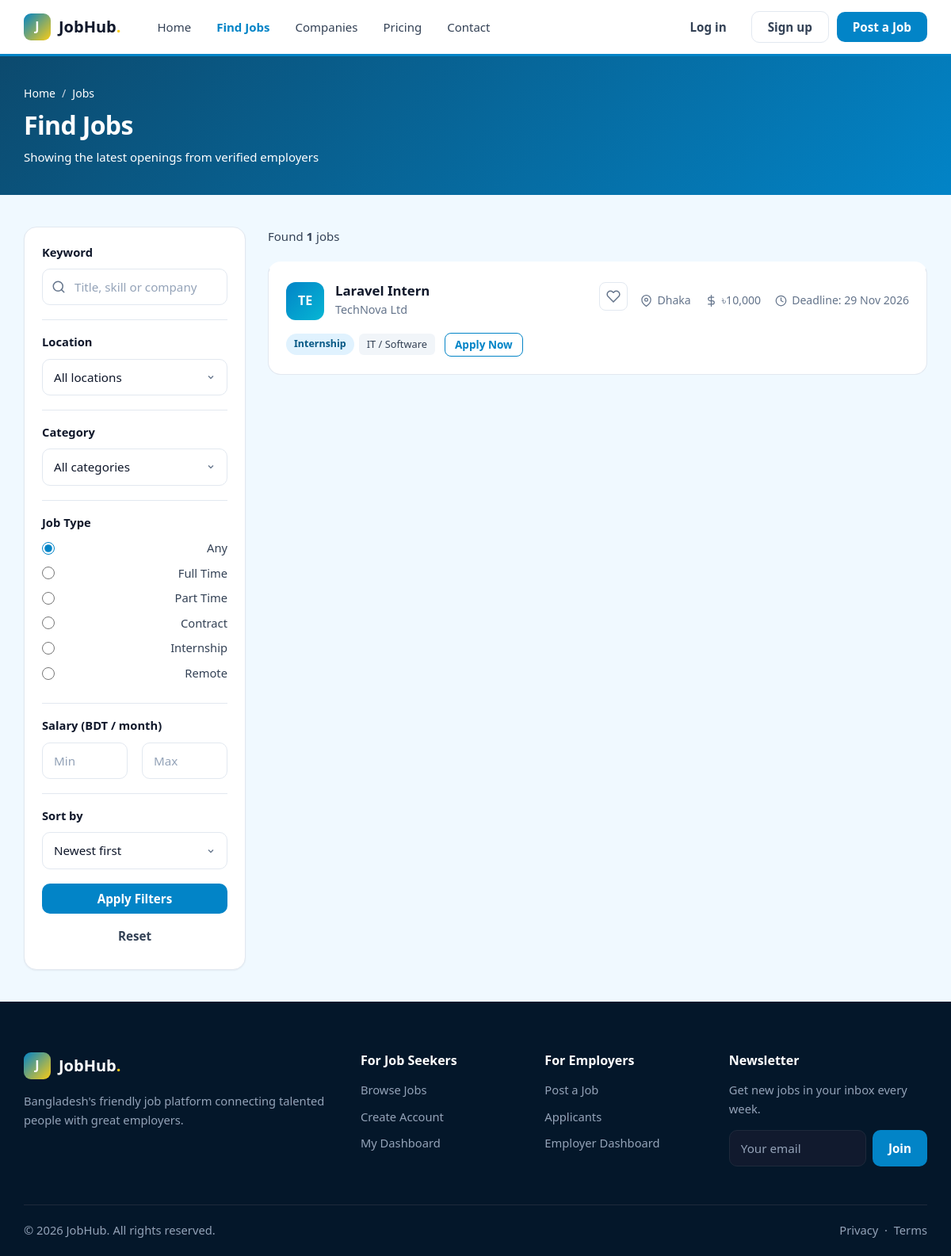
Before: /jobs.php with the older database file.
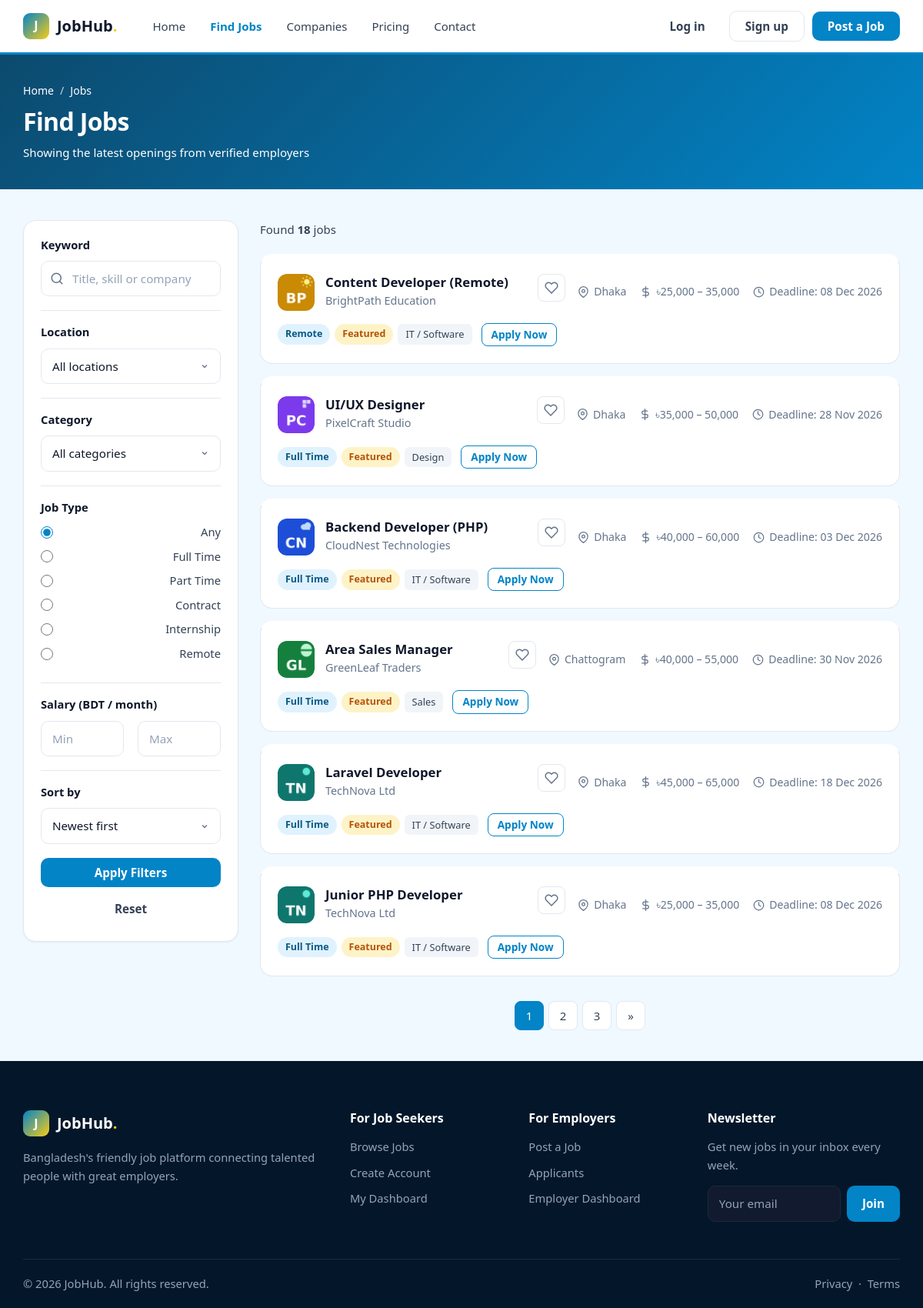
After: the same page with the newer database file.
### tables this page shows
CREATE TABLE `jobs` (
  `id` int UNSIGNED NOT NULL,
  `company_id` int UNSIGNED NOT NULL,
  `category_id` int UNSIGNED DEFAULT NULL,
  `city_id` int UNSIGNED DEFAULT NULL,
  `subscription_id` int UNSIGNED DEFAULT NULL,
  `title` varchar(150) NOT NULL,
  `slug` varchar(180) NOT NULL,
  `job_type` enum('full_time','part_time','contract','internship','remote') NOT NULL DEFAULT 'full_time',
  `salary_min` decimal(10,2) DEFAULT NULL,
  `salary_max` decimal(10,2) DEFAULT NULL,
  `description` text,
  `deadline` date NOT NULL,
  `status` enum('pending','approved','rejected','closed') NOT NULL DEFAULT 'pending',
  `is_featured` tinyint(1) NOT NULL DEFAULT '0'
);

CREATE TABLE `companies` (
  `id` int UNSIGNED NOT NULL,
  `user_id` int UNSIGNED NOT NULL,
  `city_id` int UNSIGNED DEFAULT NULL,
  `name` varchar(150) NOT NULL,
  `logo` varchar(255) DEFAULT NULL,
  `website` varchar(255) DEFAULT NULL,
  `address` text,
  `description` text
);

CREATE TABLE `cities` (
  `id` int UNSIGNED NOT NULL,
  `name` varchar(100) NOT NULL,
  `division` varchar(50) NOT NULL
);

CREATE TABLE `categories` (
  `id` int UNSIGNED NOT NULL,
  `name` varchar(100) NOT NULL,
  `slug` varchar(120) NOT NULL
);

### jobs.php (the view, shortened to what the changed rows need)
<?php
include('dbconfig.php');
$type     = isset($_GET['type']) ? $_GET['type'] : '';
$sort     = isset($_GET['sort']) ? $_GET['sort'] : 'new';
$where = "WHERE jobs.status = 'approved' AND jobs.deadline >= CURDATE()";
$allTypes = array('full_time', 'part_time', 'contract', 'internship', 'remote');
if ($sort == 'salary_high') {
  $order = "ORDER BY jobs.salary_max DESC";
} else if ($sort == 'salary_low') {
  $order = "ORDER BY jobs.salary_min ASC";
} else if ($sort == 'deadline') {
  $order = "ORDER BY jobs.deadline ASC";
} else {
  $order = "ORDER BY jobs.is_featured DESC, jobs.id DESC";
}
$perPage = 6;
$pageNo  = isset($_GET['page']) ? (int)$_GET['page'] : 1;
$offset  = ($pageNo - 1) * $perPage;
$from = "FROM jobs
         JOIN companies ON companies.id = jobs.company_id
         LEFT JOIN cities ON cities.id = jobs.city_id
         LEFT JOIN categories ON categories.id = jobs.category_id";
$total = $conn->query("SELECT COUNT(*) AS c $from $where")->fetch_assoc()['c'];
$totalPages = ceil($total / $perPage);
$jobs = $conn->query("SELECT jobs.*, companies.name AS company_name, companies.logo,
                             cities.name AS city_name, categories.name AS category_name
                      $from $where $order LIMIT $offset, $perPage");
$params = $_GET;
unset($params['page']);
$link = 'jobs.php?' . http_build_query($params) . '&page=';
?>
<!DOCTYPE html>
<html lang="en">
<head>
  <link rel="stylesheet" href="assets/css/style.css?v=2">
</head>
<body>
<main>
<section class="page-header">
  <div class="container">
    <h1>Find Jobs</h1><p class="muted mb-0 mt-1">Showing the latest openings from verified employers</p>
  </div>
</section>
<section class="section-sm">
  <div class="container listing-layout">
    <aside class="card filter-box">
      <form class="card-body" action="jobs.php" method="get">
        <div class="filter-group">
          <h4>Job Type</h4>
          <label class="check"><input type="radio" name="type" value="" <?php if ($type == '') echo 'checked'; ?>> Any</label>
          <?php foreach ($allTypes as $t) { ?>
            <label class="check"><input type="radio" name="type" value="<?php echo $t; ?>" <?php if ($type == $t) echo 'checked'; ?>> <?php echo ucwords(str_replace('_', ' ', $t)); ?></label>
          <?php } ?>
        </div>
      </form>
    </aside>
    <div>
      <div class="listing-toolbar">
        <p class="mb-0">Found <strong><?php echo $total; ?></strong> jobs</p>
      </div>
      <div class="job-list">
        <?php
        while ($row = $jobs->fetch_assoc()) {
          include('job-card.php');
        }
        ?>
      </div>
      <?php if ($totalPages > 1) { ?>
      <ul class="pagination">
        <?php for ($i = 1; $i <= $totalPages; $i++) { ?>
          <?php if ($i == $pageNo) { ?>
            <li><span class="active"><?php echo $i; ?></span></li>
          <?php } else { ?>
            <li><a href="<?php echo $link . $i; ?>"><?php echo $i; ?></a></li>
          <?php } ?>
        <?php } ?>
        <?php if ($pageNo < $totalPages) { ?>
          <li><a href="<?php echo $link . ($pageNo + 1); ?>">&raquo;</a></li>
        <?php } ?>
      </ul>
      <?php } ?>
    </div>
  </div>
</section>
</main>
<?php include('footer.php'); ?>

### job-card.php (shortened to what the changed rows need)
<?php
$short = strtoupper(substr($row['company_name'], 0, 2));
if ($row['salary_min'] && $row['salary_max']) {
  $salary = '৳' . number_format($row['salary_min']) . ' – ' . number_format($row['salary_max']);
} else if ($row['salary_min']) {
  $salary = '৳' . number_format($row['salary_min']);
} else {
  $salary = 'Negotiable';
}
$type = ucwords(str_replace('_', ' ', $row['job_type']));
$isSaved = false;
?>
<div class="job-card" style="cursor:pointer" onclick="location.href='job-details.php?id=<?php echo $row['id']; ?>'">
  <div class="job-card-head">
    <?php if ($row['logo']) { ?>
      <img class="company-logo" src="uploads/logos/<?php echo $row['logo']; ?>" alt="">
    <?php } else { ?>
      <div class="company-logo" style="background:#0f766e"><?php echo $short; ?></div>
    <?php } ?>
    <div class="job-card-info">
      <h3><a href="job-details.php?id=<?php echo $row['id']; ?>"><?php echo $row['title']; ?></a></h3>
      <p class="muted"><?php echo $row['company_name']; ?></p>
    </div>
    <a class="icon-btn <?php if ($isSaved) echo 'saved'; ?>" href="save-job.php?id=<?php echo $row['id']; ?>" onclick="event.stopPropagation()" title="<?php echo $isSaved ? 'Remove from saved' : 'Save job'; ?>"><svg class="ic" viewBox="0 0 24 24" aria-hidden="true"><path d="M20.84 4.61a5.5 5.5 0 0 0-7.78 0L12 5.67l-1.06-1.06a5.5 5.5 0 0 0-7.78 7.78L12 21.23l8.84-8.84a5.5 5.5 0 0 0 0-7.78z"/></svg></a>
  </div>
  <div class="job-meta">
    <span><svg class="ic" viewBox="0 0 24 24" aria-hidden="true"><path d="M21 10c0 7-9 13-9 13s-9-6-9-13a9 9 0 0 1 18 0z"/><circle cx="12" cy="10" r="3"/></svg><?php echo $row['city_name'] ? $row['city_name'] : 'Bangladesh'; ?></span>
    <span><svg class="ic" viewBox="0 0 24 24" aria-hidden="true"><line x1="12" y1="1" x2="12" y2="23"/><path d="M17 5H9.5a3.5 3.5 0 0 0 0 7h5a3.5 3.5 0 0 1 0 7H6"/></svg><?php echo $salary; ?></span>
    <span><svg class="ic" viewBox="0 0 24 24" aria-hidden="true"><circle cx="12" cy="12" r="10"/><polyline points="12 6 12 12 16 14"/></svg> Deadline: <?php echo date('d M Y', strtotime($row['deadline'])); ?></span>
  </div>
  <div class="job-card-foot">
    <div class="tags">
      <span class="badge badge-primary"><?php echo $type; ?></span>
      <?php if ($row['is_featured']) { ?><span class="badge badge-warning">Featured</span><?php } ?>
      <?php if ($row['category_name']) { ?><span class="tag"><?php echo $row['category_name']; ?></span><?php } ?>
    </div>
    <a class="btn btn-sm btn-outline" href="job-details.php?id=<?php echo $row['id']; ?>">Apply Now</a>
  </div>
</div>

Changed rows visible on the page:
no longer on this page (row edited): jobs: company.name "TE", title "Laravel Intern", company.name "TechNova Ltd", city.name "Dhaka", salary_min "৳10,000", deadline "29 Nov 2026", job_type "Internship", category.name "IT / Software"
added jobs: company.logo (picture), title "Content Developer (Remote)", company.name "BrightPath Education", city.name "Dhaka", salary "৳25,000 – 35,000", deadline "08 Dec 2026", job_type "Remote", is_featured "Featured", category.name "IT / Software"
added jobs: company.logo (picture), title "UI/UX Designer", company.name "PixelCraft Studio", city.name "Dhaka", salary "৳35,000 – 50,000", deadline "28 Nov 2026", job_type "Full Time", is_featured "Featured", category.name "Design"
added jobs: company.logo (picture), title "Backend Developer (PHP)", company.name "CloudNest Technologies", city.name "Dhaka", salary "৳40,000 – 60,000", deadline "03 Dec 2026", job_type "Full Time", is_featured "Featured", category.name "IT / Software"
added jobs: company.logo (picture), title "Area Sales Manager", company.name "GreenLeaf Traders", city.name "Chattogram", salary "৳40,000 – 55,000", deadline "30 Nov 2026", job_type "Full Time", is_featured "Featured", category.name "Sales"
added jobs: company.logo (picture), title "Laravel Developer", company.name "TechNova Ltd", city.name "Dhaka", salary "৳45,000 – 65,000", deadline "18 Dec 2026", job_type "Full Time", is_featured "Featured", category.name "IT / Software"
added jobs: company.logo (picture), title "Junior PHP Developer", company.name "TechNova Ltd", city.name "Dhaka", salary "৳25,000 – 35,000", deadline "08 Dec 2026", job_type "Full Time", is_featured "Featured", category.name "IT / Software"
Other visible differences:
$total: "1" → "18"
new list line: "1"
new list line: "2"
new list line: "3"
